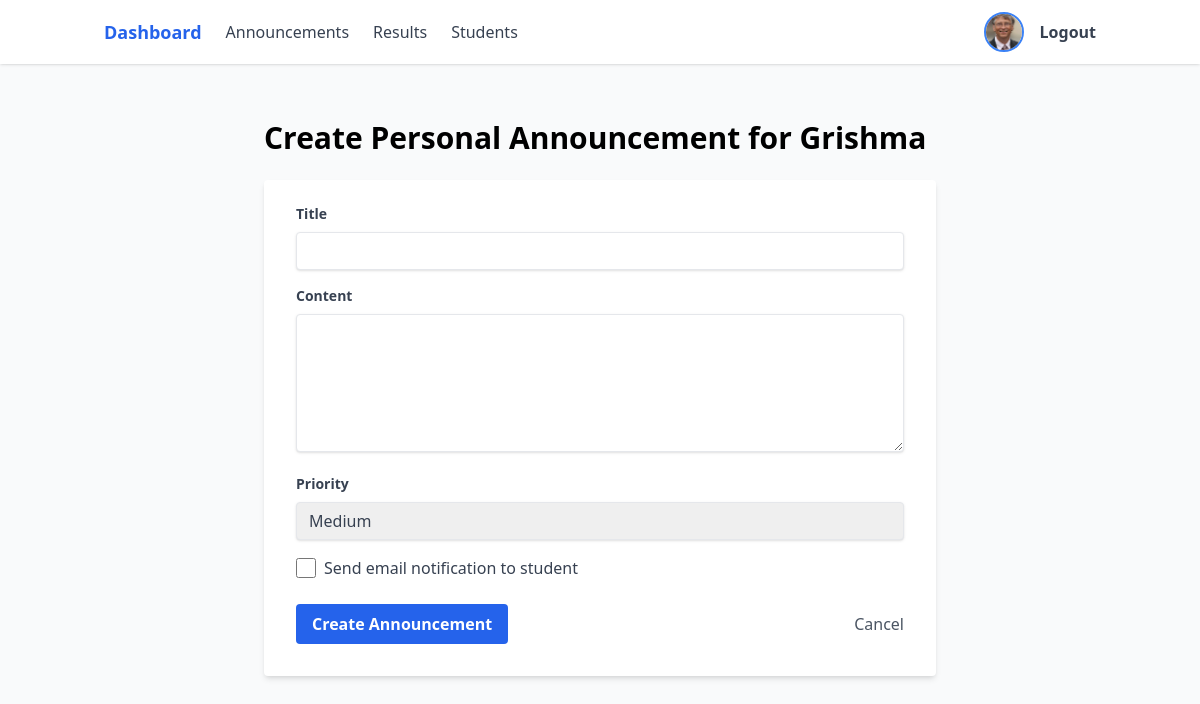
/teacher/announcements/create/3/ (signed in), run on the app's committed database.
### users/models.py (models this page shows, shortened)
class User(AbstractBaseUser, PermissionsMixin):
    ROLE_CHOICES = [
        ('teacher', 'Teacher'),
        ('student', 'Student'),
        ('admin', 'Admin'),
    ]
    email = models.EmailField(unique=True)
    role = models.CharField(max_length=10, choices=ROLE_CHOICES)
    is_active = models.BooleanField(default=True)
    is_staff = models.BooleanField(default=False)
    profile_image = models.ImageField(upload_to=user_profile_image_path, null=True, blank=True)
    full_name = models.CharField(max_length=255, null=True, blank=True)
    bio = models.TextField(null=True, blank=True)
    USERNAME_FIELD = 'email'
    REQUIRED_FIELDS = ['role']
    objects = UserManager()
    @property
    def is_teacher(self):
        return self.role == 'teacher'
    def get_full_name(self):
        return self.full_name or self.email.split('@')[0]

### users/views.py (the view, shortened to what this page needs)
# urls.py: path('teacher/announcements/create/<int:student_id>/', views.teacher_create_student_announcement, name='teacher_create_student_announcement'),
@login_required
def teacher_create_student_announcement(request, student_id):
    if not request.user.is_teacher:
        return redirect('login')
    student = get_object_or_404(User, id=student_id, role='student')
    return render(request, 'users/teacher_create_student_announcement.html', {'student': student})

### users/templates/users/teacher_create_student_announcement.html (shortened to what this page needs)
{% extends 'users/base.html' %}
{% block content %}
<div class="container mx-auto p-6">
    <div class="max-w-2xl mx-auto">
        <h1 class="text-3xl font-bold mb-6">Create Personal Announcement for {{ student.get_full_name }}</h1>
        <form method="POST" class="bg-white shadow-md rounded px-8 pt-6 pb-8 mb-4">
            <div class="mb-4">
                <label class="block text-gray-700 text-sm font-bold mb-2" for="title">
                    Title
                </label>
                <input class="shadow appearance-none border rounded w-full py-2 px-3 text-gray-700 leading-tight focus:outline-none focus:shadow-outline"
                       id="title" type="text" name="title" required>
            </div>
            <div class="mb-4">
                <label class="block text-gray-700 text-sm font-bold mb-2" for="content">
                    Content
                </label>
                <textarea class="shadow appearance-none border rounded w-full py-2 px-3 text-gray-700 leading-tight focus:outline-none focus:shadow-outline"
                          id="content" name="content" rows="6" required></textarea>
            </div>
            <div class="mb-4">
                <label class="block text-gray-700 text-sm font-bold mb-2" for="priority">
                    Priority
                </label>
                <select class="shadow appearance-none border rounded w-full py-2 px-3 text-gray-700 leading-tight focus:outline-none focus:shadow-outline"
                        id="priority" name="priority" required>
                    <option value="medium" selected>Medium</option>
                </select>
            </div>
            <div class="mb-6">
                <label class="flex items-center">
                    <input type="checkbox" name="send_email" class="form-checkbox h-5 w-5 text-blue-600">
                    <span class="ml-2 text-gray-700">Send email notification to student</span>
                </label>
            </div>
            <div class="flex items-center justify-between">
                <button class="bg-blue-600 hover:bg-blue-700 text-white font-bold py-2 px-4 rounded focus:outline-none focus:shadow-outline"
                        type="submit">
                    Create Announcement
                </button>
                <a href="{% url 'teacher_student_detail' student.id %}"
                   class="text-gray-600 hover:text-gray-800">
                    Cancel
                </a>
            </div>
        </form>
    </div>
</div>
{% endblock %}

### users/templates/users/navbar.html (shortened to what this page needs)
{% if user.is_teacher %}
<nav class="bg-white shadow fixed top-0 left-0 right-0 z-50">
    <div class="container mx-auto px-4 py-3 flex items-center justify-between">
        <div class="flex items-center space-x-6">
            <a href="{% url 'teacher_dashboard' %}" class="text-blue-600 font-bold text-lg">Dashboard</a>
            <a href="{% url 'teacher_announcements' %}" class="text-gray-700 hover:text-blue-600">Announcements</a>
            <a href="{% url 'teacher_results' %}" class="text-gray-700 hover:text-blue-600">Results</a>
            <a href="{% url 'teacher_students' %}" class="text-gray-700 hover:text-blue-600">Students</a>
        </div>
        <div class="flex items-center space-x-4">
            <a href="{% url 'profile' %}" class="flex items-center">
                {% if user.profile_image %}
                    <img src="{{ user.profile_image.url }}" alt="Profile" class="w-10 h-10 rounded-full object-cover border-2 border-blue-500">
                {% else %}
                    <span class="w-10 h-10 flex items-center justify-center rounded-full bg-gray-300 text-gray-600">
                        <i class="fas fa-user"></i>
                    </span>
                {% endif %}
            </a>
            <a href="{% url 'logout' %}" class="text-gray-700 hover:text-red-500 font-semibold">Logout</a>
        </div>
    </div>
</nav>
{% endif %}

### data on the page
User: profile_image (picture)
User: get_full_name "Grishma"
